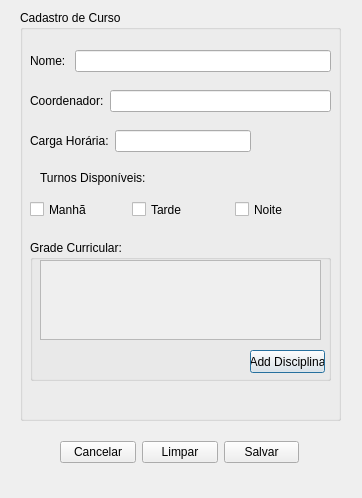
<?xml version="1.0" encoding="UTF-8"?>
<ui version="4.0">
 <class>formcadcursos</class>
 <widget class="QDialog" name="formcadcursos">
  <property name="geometry">
   <rect>
    <x>0</x>
    <y>0</y>
    <width>362</width>
    <height>498</height>
   </rect>
  </property>
  <property name="windowTitle">
   <string>Cadastro de Curso</string>
  </property>
  <widget class="QGroupBox" name="groupBox">
   <property name="geometry">
    <rect>
     <x>20</x>
     <y>10</y>
     <width>321</width>
     <height>411</height>
    </rect>
   </property>
   <property name="title">
    <string>Cadastro de Curso</string>
   </property>
   <widget class="QWidget" name="layoutWidget">
    <property name="geometry">
     <rect>
      <x>10</x>
      <y>40</y>
      <width>301</width>
      <height>22</height>
     </rect>
    </property>
    <layout class="QHBoxLayout" name="horizontalLayout">
     <item>
      <widget class="QLabel" name="label">
       <property name="text">
        <string>Nome: </string>
       </property>
      </widget>
     </item>
     <item>
      <widget class="QLineEdit" name="leNome"/>
     </item>
    </layout>
   </widget>
   <widget class="QWidget" name="layoutWidget_2">
    <property name="geometry">
     <rect>
      <x>10</x>
      <y>80</y>
      <width>301</width>
      <height>22</height>
     </rect>
    </property>
    <layout class="QHBoxLayout" name="horizontalLayout_2">
     <item>
      <widget class="QLabel" name="label_2">
       <property name="text">
        <string>Coordenador:</string>
       </property>
      </widget>
     </item>
     <item>
      <widget class="QLineEdit" name="leCoord"/>
     </item>
    </layout>
   </widget>
   <widget class="QWidget" name="layoutWidget_3">
    <property name="geometry">
     <rect>
      <x>10</x>
      <y>120</y>
      <width>221</width>
      <height>22</height>
     </rect>
    </property>
    <layout class="QHBoxLayout" name="horizontalLayout_3">
     <item>
      <widget class="QLabel" name="label_3">
       <property name="text">
        <string>Carga Horária:</string>
       </property>
      </widget>
     </item>
     <item>
      <widget class="QLineEdit" name="leCargaH"/>
     </item>
    </layout>
   </widget>
   <widget class="QWidget" name="layoutWidget_4">
    <property name="geometry">
     <rect>
      <x>10</x>
      <y>190</y>
      <width>301</width>
      <height>19</height>
     </rect>
    </property>
    <layout class="QHBoxLayout" name="horizontalLayout_9">
     <item>
      <widget class="QCheckBox" name="checkBox">
       <property name="text">
        <string>Manhã</string>
       </property>
      </widget>
     </item>
     <item>
      <widget class="QCheckBox" name="checkBox_2">
       <property name="text">
        <string>Tarde</string>
       </property>
      </widget>
     </item>
     <item>
      <widget class="QCheckBox" name="checkBox_3">
       <property name="text">
        <string>Noite</string>
       </property>
      </widget>
     </item>
    </layout>
   </widget>
   <widget class="QLabel" name="label_9">
    <property name="geometry">
     <rect>
      <x>20</x>
      <y>160</y>
      <width>121</width>
      <height>16</height>
     </rect>
    </property>
    <property name="text">
     <string>Turnos Disponíveis:</string>
    </property>
   </widget>
   <widget class="QGroupBox" name="groupBox_2">
    <property name="geometry">
     <rect>
      <x>10</x>
      <y>230</y>
      <width>301</width>
      <height>141</height>
     </rect>
    </property>
    <property name="title">
     <string>Grade Curricular:</string>
    </property>
    <widget class="QScrollArea" name="scrollGrade">
     <property name="geometry">
      <rect>
       <x>10</x>
       <y>20</y>
       <width>281</width>
       <height>80</height>
      </rect>
     </property>
     <property name="widgetResizable">
      <bool>true</bool>
     </property>
     <widget class="QWidget" name="scrollAreaWidgetContents">
      <property name="geometry">
       <rect>
        <x>0</x>
        <y>0</y>
        <width>279</width>
        <height>78</height>
       </rect>
      </property>
     </widget>
    </widget>
    <widget class="QPushButton" name="btAddDisciplina">
     <property name="geometry">
      <rect>
       <x>220</x>
       <y>110</y>
       <width>75</width>
       <height>23</height>
      </rect>
     </property>
     <property name="text">
      <string>Add Disciplina</string>
     </property>
    </widget>
   </widget>
  </widget>
  <widget class="QWidget" name="layoutWidget_5">
   <property name="geometry">
    <rect>
     <x>60</x>
     <y>440</y>
     <width>239</width>
     <height>25</height>
    </rect>
   </property>
   <layout class="QHBoxLayout" name="horizontalLayout_10">
    <item>
     <widget class="QPushButton" name="btCancelar">
      <property name="text">
       <string>Cancelar</string>
      </property>
     </widget>
    </item>
    <item>
     <widget class="QPushButton" name="btLimpar">
      <property name="text">
       <string>Limpar</string>
      </property>
     </widget>
    </item>
    <item>
     <widget class="QPushButton" name="btSalvar">
      <property name="text">
       <string>Salvar</string>
      </property>
     </widget>
    </item>
   </layout>
  </widget>
 </widget>
 <resources/>
 <connections/>
</ui>
